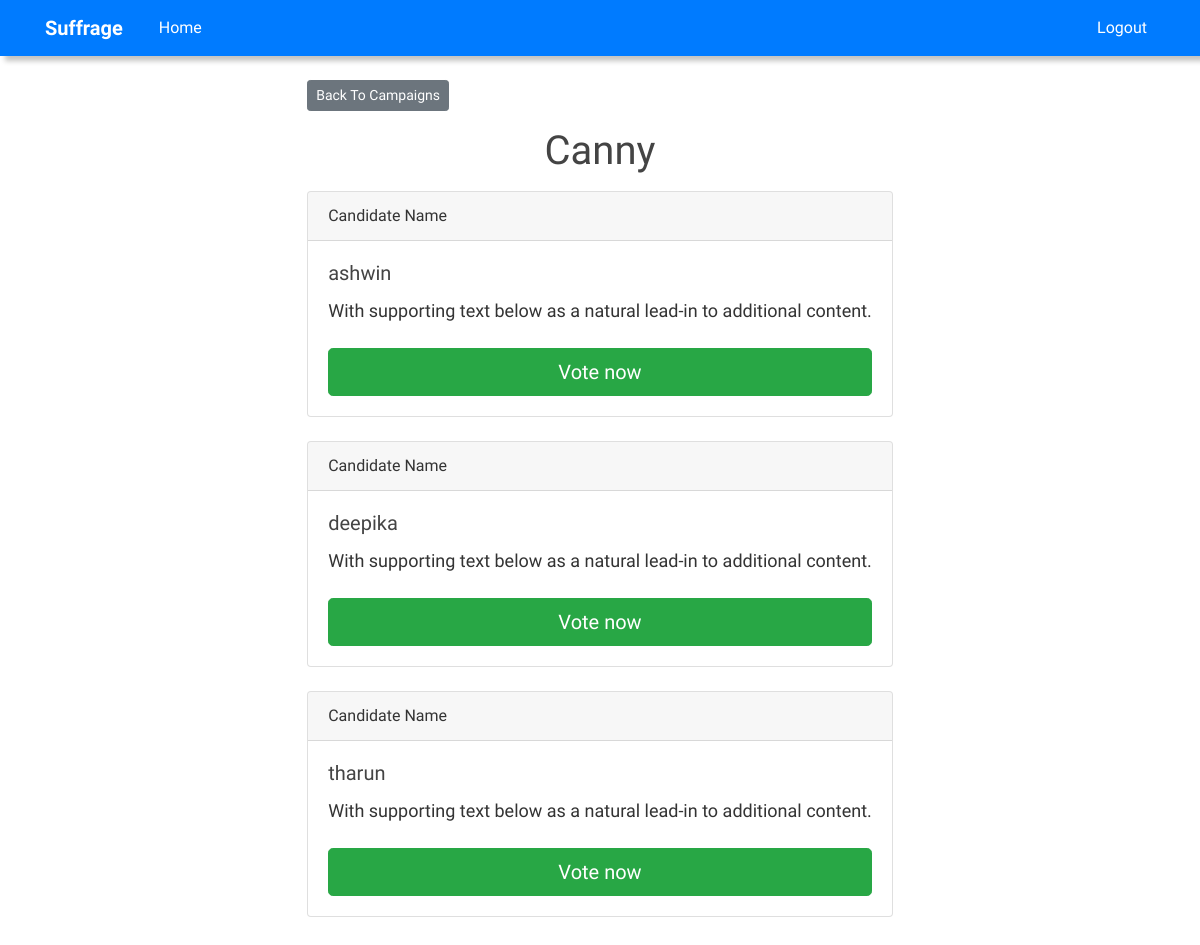
The page /campaigns/1/ (signed in) on the database its author committed.
### campaigns/models.py (models this page shows, shortened)
class Campaign(models.Model):
    organization_name = models.CharField(max_length = 200)
    pub_date = models.DateTimeField('date published')

class Candidates(models.Model):
    organization_name = models.ForeignKey(Campaign, on_delete = models.CASCADE)
    candidate_list = models.CharField(max_length = 200)
    votes = models.IntegerField(default = 0)
    class meta:
        verbose_name = "Candidate"

### campaigns/views.py (the view)
# urls.py: path('<int:campaign_id>/', views.detail, name ='detail'),
def detail(request, campaign_id):
	try:
		campaign = Campaign.objects.get(pk = campaign_id)
	except Campaign.DoesNotExist:
		raise Http404("Campaign does not exist")
	return render(request, 'campaigns/detail.html', {'campaign': campaign})

### templates/campaigns/detail.html (shortened to what this page needs)
{% extends 'base.html' %}
{% block content %}
<a class ="btn btn-secondary btn-sm mb-3" href ="{% url 'campaigns:index' %}">Back To Campaigns</a>
<h1 class ="text-center mb-3">{{ campaign.organization_name }}</h1>
<form action ="{% url 'campaigns:vote' campaign.id %}" method ="post">
	{% for candidate in campaign.candidates_set.all %}
	<div class="card">
  <div class="card-header">
    Candidate Name
  </div>
  <div class="card-body">
    <h5 class="card-title">{{ candidate.candidate_list }}</h5>
    <p class="card-text">With supporting text below as a natural lead-in to additional content.</p>
    <button type ="submit"  name = "choice" id ="choice{{ forloop.counter }}"  value ="{{ candidate.id }}" class ="btn btn-success btn-lg btn-block mt-4">Vote now</button>
  </div>
</div>
<br>
{% endfor %}
</form>
{% endblock %}

### static/css/main.css (style rules this page uses)
body { margin-top: 5rem; color: #333333; font-family: 'Mate', serif; }
p { font-size:18px; }
a { cursor: pointer; text-decoration: none; font-wi }
h1, h2, h3, h4, h5, h6 { color: #444444; }

### rows shown on the page
Campaign: organization_name "Canny"
Candidates: candidate_list "ashwin"
Candidates: candidate_list "deepika"
Candidates: candidate_list "tharun"
